Frame 1 (no input): blank canvas, image omitted
Frame 60 (the mouse pressed at the canvas centre just before this capture): blank canvas, image omitted
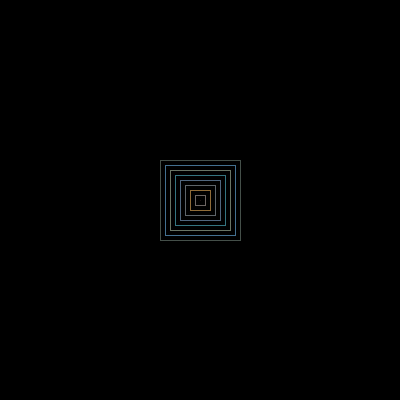
Frame 120 (the mouse held since frame 60 and released just before this capture)

The Processing sketch whose frames 1 and 60 were blank and that drew this single picture after the mouse press (run headless with seeded random() and noise(); from frame 60 on, the mouse is pressed at the canvas centre):

// Processing sketch: f_Squared_Conditions
// ── f_Squared_Conditions.pde
///////////////////////////////////////
/*
THE SQUARED DRAWING 

*/
/////////////////////////// GLOBALS ////////////////////////////

int dir; 
float rectTaille; // Variable pour la taille de nos rectangles
float rectTailleMax; // Variable pour la taille maximale de nos rectangles

// Une liste/array de valeurs !
// Une liste est comme une variable sauf que nous pouvons stocker plusieurs valeurs
// Ici, on déclare une variable qui contient des valeurs colormétriques (en héxidécimale)
color[] maPallete = {#23989D, #D67923,#238FD6,#B2569B,#ABB256};

/////////////////////////// SETUP ////////////////////////////

void setup() {
  size(400, 400);
  background(0);
  smooth();
  noFill();
  stroke(255);
  rectMode(CENTER);
  dir = 1; // initialisation
  rectTailleMax = 80; // Initialisation
}

/////////////////////////// DRAW ////////////////////////////
void draw() {

  if (mousePressed) {    
     strokeWeight(0.2);
    // Pour choisir des couleurs de notre palette d'en haut
    // on déclare une variable dans laquelle on stocke
    // les couleurs générés par notre petite fonction en bas   
    color couleurs = choisirdesCouleurs();
   
    stroke(couleurs);
    rect(mouseX, mouseY, rectTaille, rectTaille);
    
    // Si la taille de notre rectangle est égal à zero
    // la direction est positive.
    if (rectTaille == 0) {
      dir = 1;
    }
        
    // Si la taille de notre rectangle est supérieur où égal à la taille maximale ( définit dans setup() )
    // la direction est négative.    
    if (rectTaille >= rectTailleMax) {
      dir = -1;
    }
    
    // On réactualise la taille en ajoutant 7 à chaque fois et 
    // en multipliant soit par +1 soit -1 pour changer de direction.
    rectTaille += 10 * dir;    
  }
  
}

/////////////////////////// FUNCTIONS ////////////////////////////

// Fonction façile pour réinitialiser la taille à zero à chaque fois 
// que nous lâchons la souris. 
void mouseReleased() {
 rectTaille = 0;
}

// Fonction qui retourne une valeur (colormétrique)
// Ces couleurs se trouvent dans la palette en haut
// et qui sont choisis de manière aléatoires grâce à
// la fonction random()
color choisirdesCouleurs() {
return maPallete[int(random(maPallete.length))]; 
}
